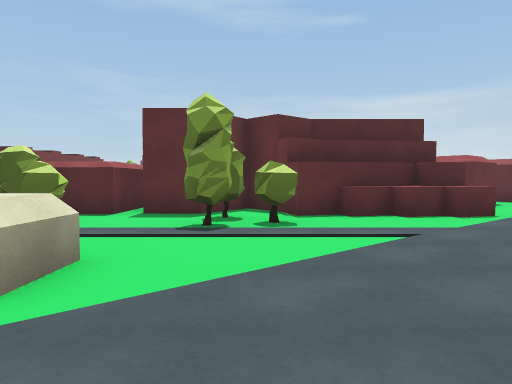
view 1 (above)

19 first-person views from a walk through a 3-D level made in the Unity game engine. The camera is 1.2 m above the floor, tilts 2° down and sees 70° across. The floor is counted in squares, 2 m on a side. Each view is taken from the middle of a square. On the plan, view 1 faces up. The plan holds only what a view shows up to about 10 squares ahead; the rest is blank. The place goes on beyond the plan. The player character is not drawn.

view 2
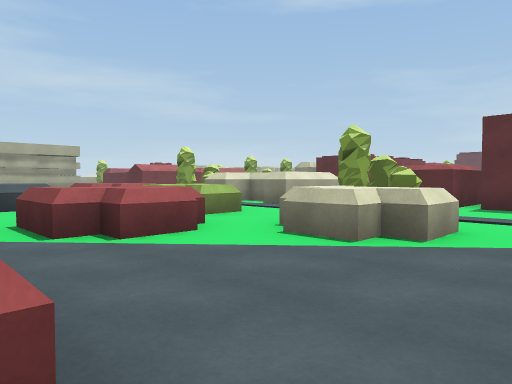

view 3
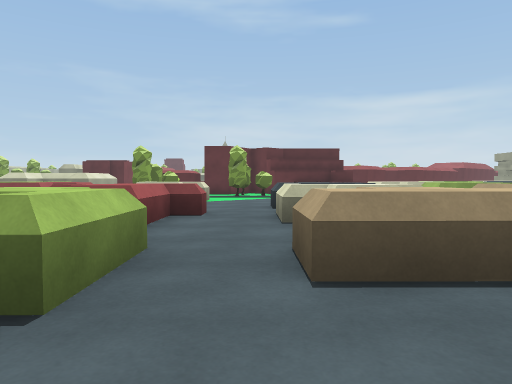

view 4
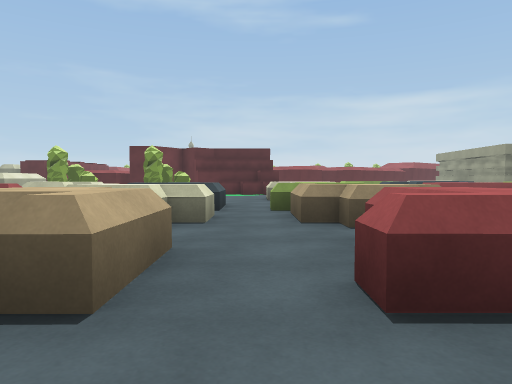

view 5
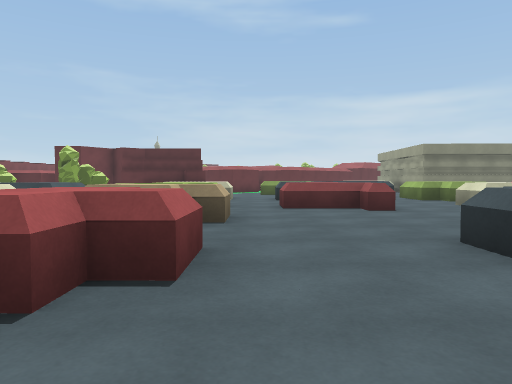

view 6
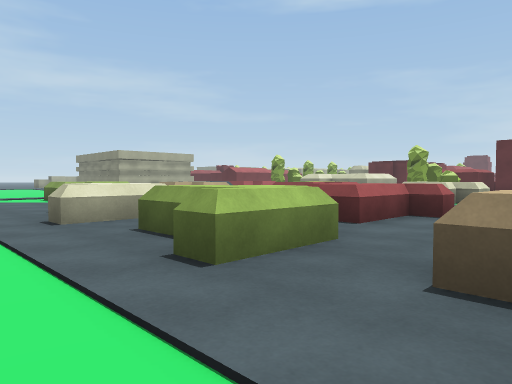

view 7
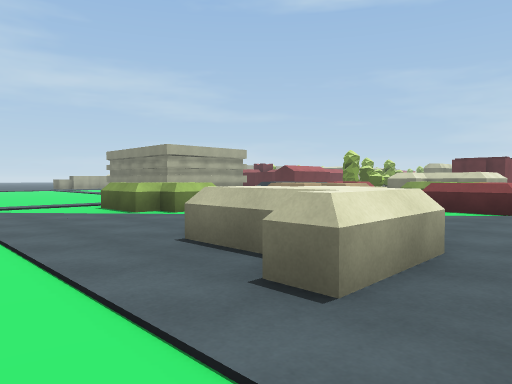

view 8
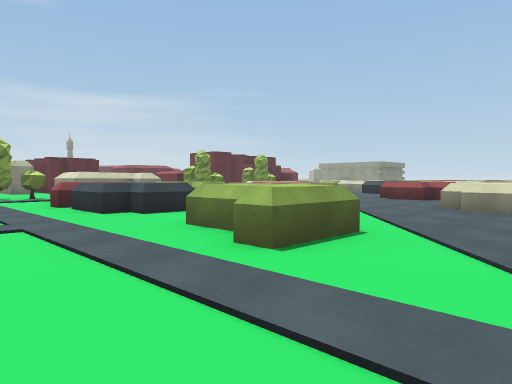

view 9
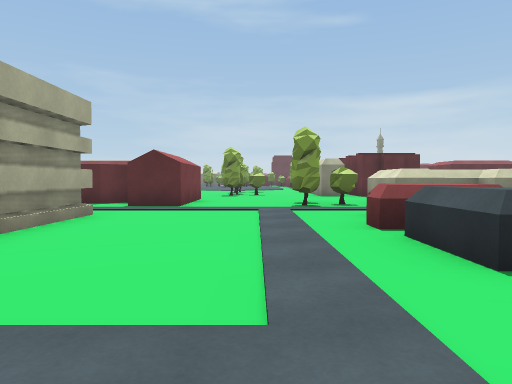

view 10
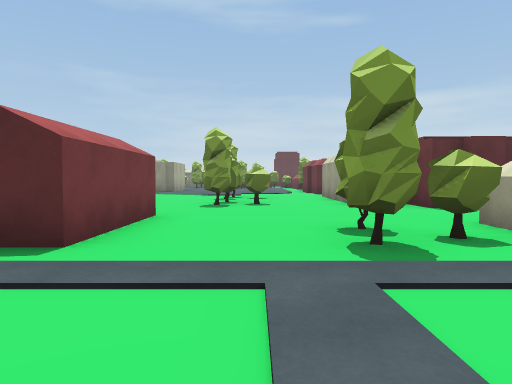

view 11
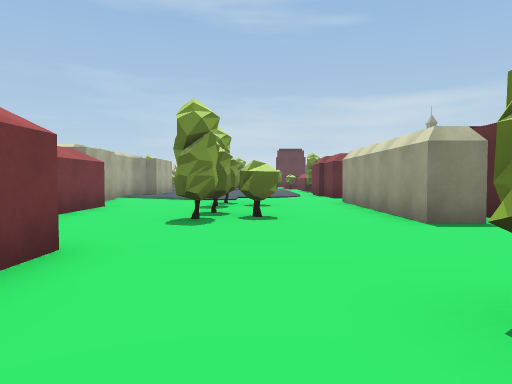

view 12
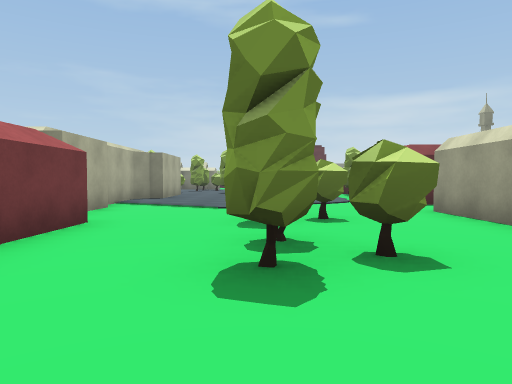

view 13
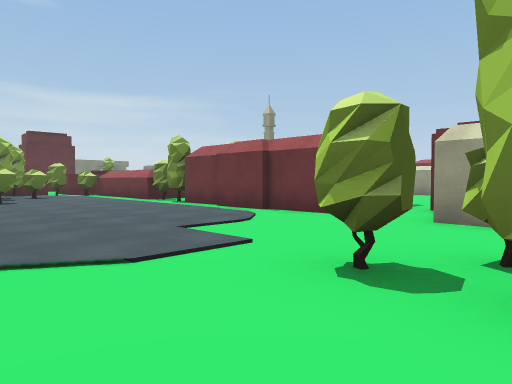

view 14
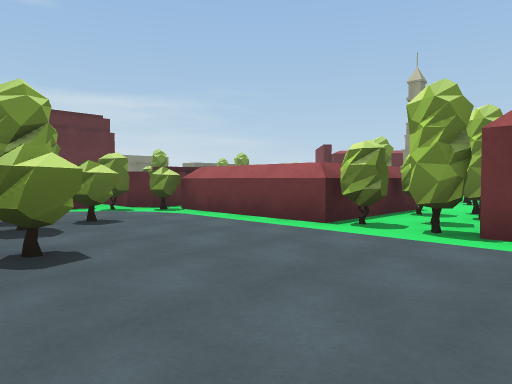

view 15
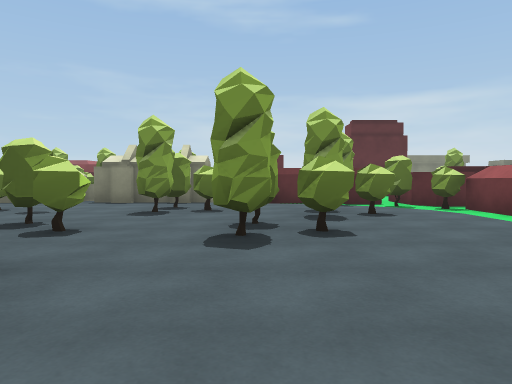

view 16
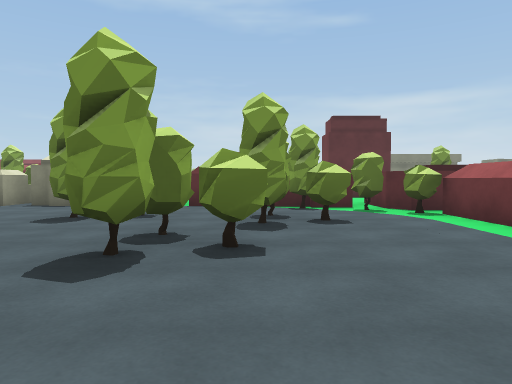

view 17
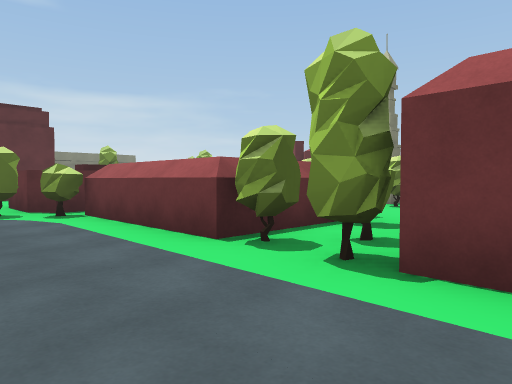

view 18
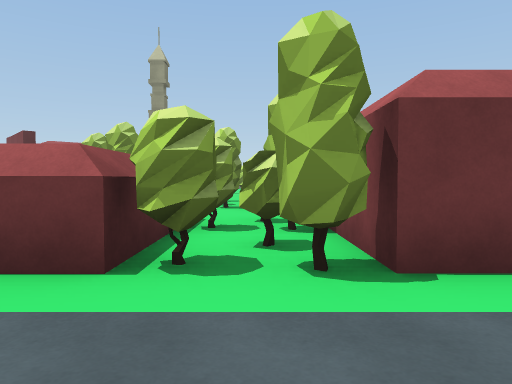

view 19
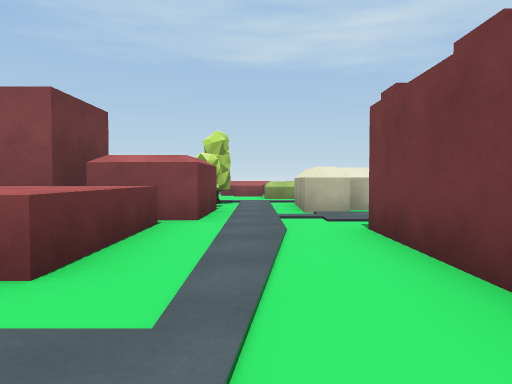

### Floor plan
Key: @ floor where view 1 was taken; # wall or solid block; . floor; ^ raised ledge; B building; T tree; G garage; O other object.
Columns run from 16 left of view 1 to 10 right of it. Each row starts with its distance up from view 1.
 30 O
 29 OOOOO OOO
 28 O...TTTO
 27 T....TTO
 26 TT.T..OO   OOT
 25 ...TT..O   T
 24 ..T....O   TTT
 23 T.TT...TOTO.TO
 22 .......TTOO #
 21  ......##
 20  ......#
 19 #......#
 18 .......#
 17 .......#
 16 #........
 15 #......##
 14 #..TT..#   .
 13 #..TT..#  ...
 12 #..T...###...^
 11 #..TT..###...^
 10  ..T...###...^^
  9   ...........O^#     BB
  8   #.........OO###    ..
  7   #..T.O OO.OO#######.
  6 ###..TTOOOO.T..TT#.^^
  5 .....T.OOOO.TT.TT....
  4  ......   ..........
  3  G....OO OO..OO.....OO OO O
  2  G....OO OO..OO.....OO.OO .
  1  G....O    OO..........   .
  0   ....OO   OO...@OO.OO.OO.O
 -1   ....OO ..O.....OO.OO.OO..
 -2    .....OOO...OO.OO.OO....
 -3     ..OO.O...OO..OO.OO....
 -4    ...OO......O..........O
 -5   ....O...OOO OO.OO.OO..OO
 -6   ........OOOOOO.OO.OO...
 -7    .....................
 -8           ........ .  .

Positions as (right, up) in squares from view 1, and headings:
1: (0, 0), facing up
2: (0, -2), facing up-left
3: (0, -8), facing up
4: (3, -8), facing up
5: (6, -8), facing up
6: (1, -8), facing up-left
7: (-3, -8), facing up-left
8: (-13, -7), facing up-right
9: (-12, -3), facing up
10: (-12, 2), facing up
11: (-12, 5), facing up
12: (-13, 8), facing up
13: (-15, 13), facing up-right
14: (-14, 20), facing up-right
15: (-14, 19), facing up
16: (-13, 20), facing up
17: (-12, 20), facing up-right
18: (-12, 22), facing right
19: (-5, 14), facing down
